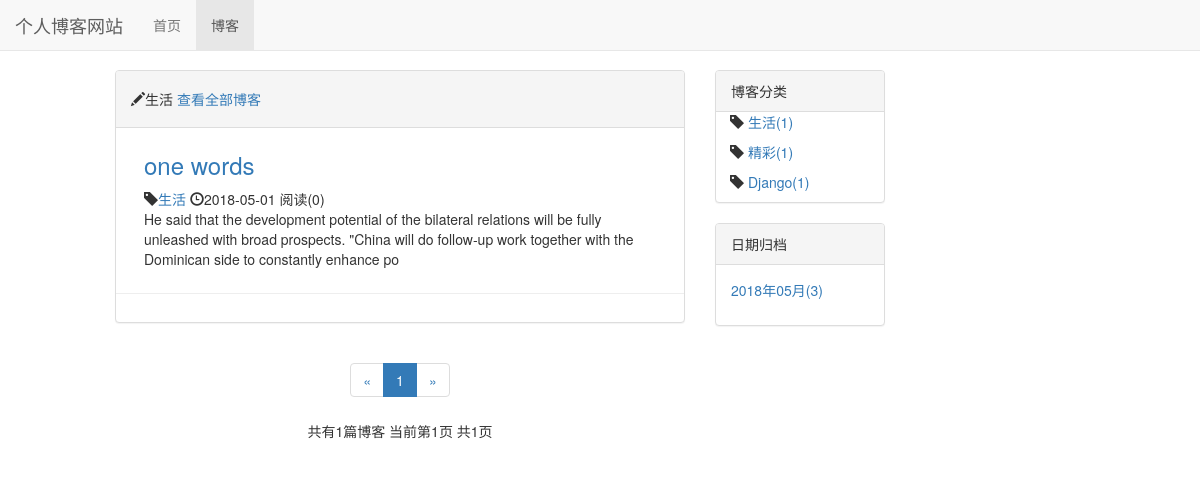
The page /blog/type/1 on the database as committed earlier.
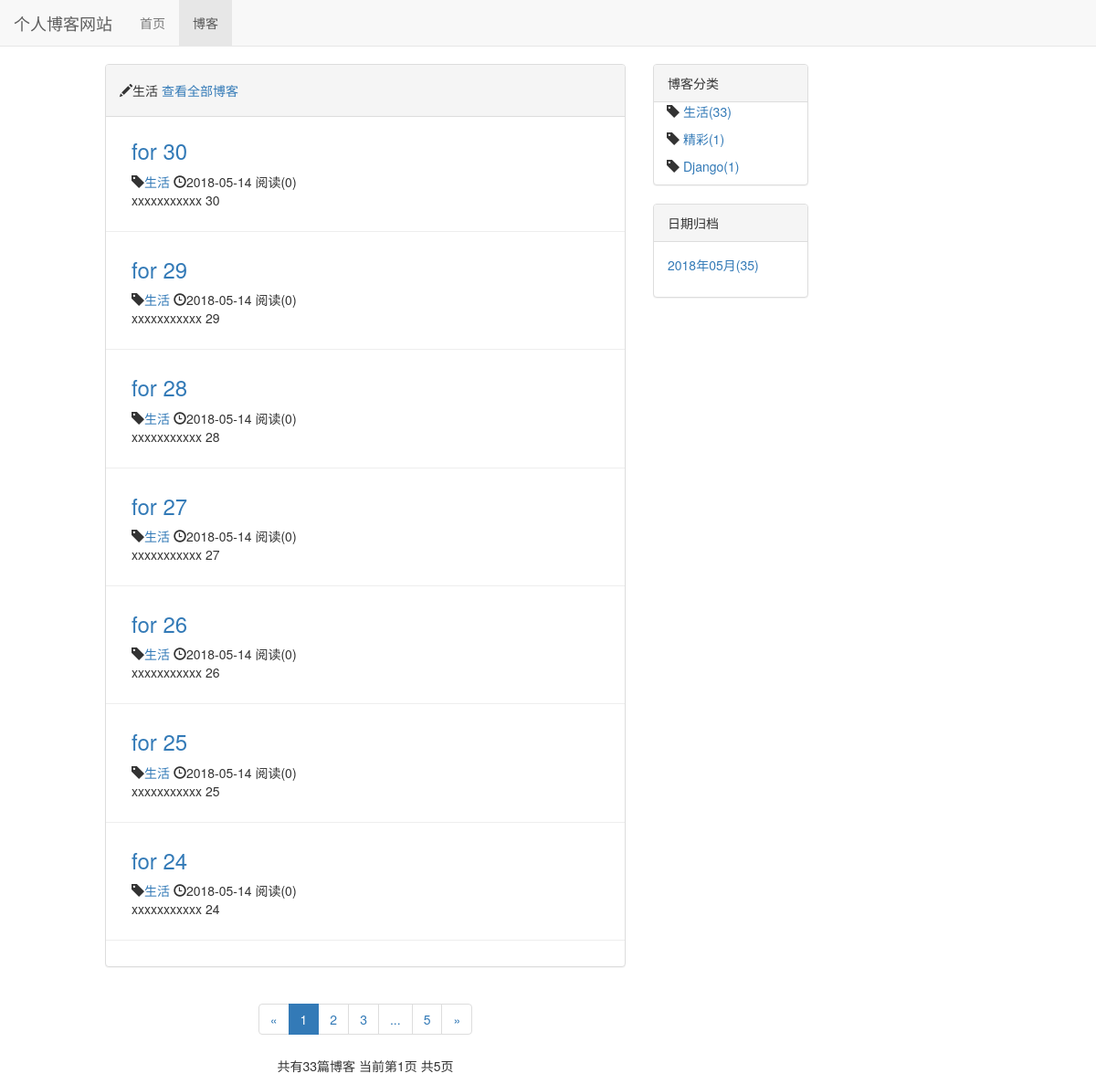
The same page on the database as committed later.
### blog/models.py (models this page shows, shortened)
class BlogType(models.Model):
    type_name = models.CharField(max_length= 10)
    def __str__(self):
        return self.type_name

class Blog(models.Model,ReadNumExpandMethod):
    title = models.CharField(max_length=50)
    type_name = models.ForeignKey(BlogType,on_delete = models.DO_NOTHING)
    content = RichTextUploadingField()
    author = models.ForeignKey(User,on_delete=models.DO_NOTHING)
    read_datails = GenericRelation(ReadDetail)
    created_time = models.DateTimeField(auto_now_add = True)
    last_update_time =models.DateTimeField(auto_now = True)
    class Meta:
        ordering = ['-created_time']

### blog/views.py (the view)
# urls.py: path('type/<int:type_pk>',blogs_type,name = 'blogs_type'),
def blogs_type(request,type_pk):
    blog_type = get_object_or_404(BlogType,pk = type_pk)
    blogs_all_list = Blog.objects.filter(type_name = blog_type)
    context = blog_public_basc(request,blogs_all_list)
    context['blog_type'] = blog_type
    return render_to_response('blog/blogs_type.html',context)

### read_statistics/models.py (called while the page is built)
    def get_read_num(self):
        try:
            ct = ContentType.objects.get_for_model(self)
            readnum = ReadNum.objects.get(content_type=ct,object_id = self.pk)
            return readnum.read_num
        except exceptions.ObjectDoesNotExist:
            return 0

### blog/templates/blog/blogs_type.html (shortened to what this page needs)
{% extends 'blog/blog_list.html' %}
{% block blog_list_title %}
<h5>
    <span class="glyphicon glyphicon-pencil"></span>{{ blog_type.type_name }}
    <a href="{% url 'blog_list'%}">查看全部博客</a>
</h5>
{% endblock %}

### blog/templates/blog/blog_list.html (shortened to what this page needs)
{% extends 'base.html' %}
{% load staticfiles %}
{% block nav_blog %}active{% endblock %}
{% block style_css %}
    <link rel="stylesheet" href="{% static 'blog.css' %}">
{% endblock %}
{% block content %}
    <div class="container-fluid">
        <div class="row">
            <div class="col-xs-12 col-sm-6 col-xs-offset-1">
                <div class="panel panel-default">
                    <div class="panel-heading">{% block blog_list_title %}博客{% endblock %}</div>
                    <div class="panel-boby">
                        {% for blog in blogs %}
                        <div class="blog">
                           <h3><a href="{% url 'blog_datail' blog.pk %}">{{ blog.title }}</a></h3>
                            <p class="blog-info">
                                <span class="glyphicon glyphicon-tag"></span><a href="{% url 'blogs_type' blog.type_name.pk %}">{{blog.type_name}}</a>
                                <span class="glyphicon glyphicon-time"></span>{{blog.created_time|date:"Y-m-d"}}
                                阅读({{blog.get_read_num }})
                            </p>
                            <p>{{ blog.content|striptags|safe|truncatechars:200}}</p>
                        </div>
                        {% empty%}
                            <div class="blog">
                                <h3>-- 暂无博客 --</h3>
                            </div>
                        {% endfor %}
                    </div>
                </div>
                <div class="paginator">
                      <ul class="pagination">
                        <li>
                            {% if page_of_blogs.has_previous %}
                                <a href="?page={{page_of_blogs.previous_page_number}}" aria-label="Previous">
                                    <span aria-hidden="true">&laquo;</span>
                                </a>
                            {% else %}
                                <span aria-hidden="true">&laquo;</span>
                            {% endif %}
                         </li>
                    {% for page_num in page_range %}
                          {% if page_num == page_of_blogs.number %}
                                <li class="active"><span>{{ page_num }}</span></li>
                          {% else %}
                                {% if page_num == '...'%}
                                    <li><span>{{ page_num }}</span></li>
                                {% else %}
                                    <li><a href="?page={{ page_num }}">{{ page_num }}</a></li>
                                {% endif %}
                          {% endif %}
                    {% endfor %}
                        <li>
                            {% if page_of_blogs.has_next %}
                                <a href="?page={{page_of_blogs.next_page_number}}" aria-label="Next">
                                    <span aria-hidden="true">&raquo;</span>
                                </a>
                            {% else %}
                                <span aria-hidden="true">&raquo;</span>
                            {% endif %}
                        </li>
                      </ul>
                    <p>
                        共有{{ page_of_blogs.paginator.count }}篇博客
                        当前第{{ page_of_blogs.number }}页 共{{ page_of_blogs.paginator.num_pages }}页
                    </p>
                </div>
            </div>
            <div class="hidden-xs col-sm-2">
                <div class="panel panel-default">
                    <div class="panel-heading">博客分类</div>
                    <div class="panel-boby">
                        {% for types in type_name %}
                        <ul class="blog_types">
                            <li>
                                <span class="glyphicon glyphicon-tag"></span>
                                <a href="{% url 'blogs_type' types.pk %}">{{types.type_name}}({{types.blog_count}})</a>
                            </li>
                        </ul>
                        {% endfor %}
                    </div>
                </div>
                <div class="panel panel-default">
                    <div class="panel-heading">日期归档</div>
                    <div class="panel-body">
                        <ul>
                            {% for blog_date,blog_count in blog_dates.items %}
                            <li><a href="{% url 'blog_date' blog_date.year blog_date.month%}">
                                {{blog_date|date:"Y年m月"}}({{ blog_count }})
                            <a></li>
                            {% endfor %}
                        </ul>
                    </div>
                </div>
            </div>
        </div>
    </div>
{% endblock %}

### templates/base.html (shortened to what this page needs)
{% load staticfiles %}
<!DOCTYPE html>
<html lang="zh-CN">
<head>
    <link rel="stylesheet" href="{% static 'base.css'%}">
    <link rel="stylesheet" href="{% static 'bootstrap-3.3.7-dist/css/bootstrap.min.css'%}">
    {% block style_css %}{% endblock %}
</head>
<body>
    <div class="navbar navbar-default navbar-fixed-top" role="navigation">
        <div class="container-fluid">
            <div class="navbar-header">
                <a class="navbar-brand" href="{% url 'home' %}">个人博客网站</a>
            </div>
            <div id="navbar-collapse" class="collapse navbar-collapse" >
                <ul class="nav navbar-nav">
                    <li class="{% block nav_home %}{% endblock %}"><a href="{% url 'home' %}">首页</a></li>
                    <li class="{% block nav_blog %}{% endblock %}"><a href="{% url 'blog_list'%}">博客</a></li>
                </ul>
            </div>
        </div>
    </div>
    {% block content %}{% endblock %}
</body>
</html>

### static/base.css (style rules this page uses)
* { margin:0; padding:0; }
body { margin-top:70px!important; }
ul { list-style-type:none }

### blog/static/blog.css (style rules this page uses)
ul.blog_types { list-style-type:none; padding-right:1em; padding-left:1em; }
div.blog { margin-bottom:2em; padding-bottom:1em; padding-right:2em; padding-left:2em; border-bottom:1px solid #eee; }
div.blog h3 { margin-top:1em; }
div.blog p.blog-info { margin-bottom:0; }
div.paginator { text-align:center }

Rows that differ between the two databases and show on the page:
no longer on this page (row unchanged): Blog: title "one words", type_name "生活", created_time "2018-05-01", get_read_num "0", content "He said that the development potential of the bilateral relations will be fully unleashed with broad prospects. \"China will do follow-up work together with the Dominican side to constantly enhance po"
computed for BlogType "生活": blog_count "1" → "33"
added Blog: title "for 30", type_name "生活", created_time "2018-05-14", get_read_num "0", content "xxxxxxxxxxx 30"
added Blog: title "for 29", type_name "生活", created_time "2018-05-14", get_read_num "0", content "xxxxxxxxxxx 29"
added Blog: title "for 28", type_name "生活", created_time "2018-05-14", get_read_num "0", content "xxxxxxxxxxx 28"
added Blog: title "for 27", type_name "生活", created_time "2018-05-14", get_read_num "0", content "xxxxxxxxxxx 27"
added Blog: title "for 26", type_name "生活", created_time "2018-05-14", get_read_num "0", content "xxxxxxxxxxx 26"
added Blog: title "for 25", type_name "生活", created_time "2018-05-14", get_read_num "0", content "xxxxxxxxxxx 25"
added Blog: title "for 24", type_name "生活", created_time "2018-05-14", get_read_num "0", content "xxxxxxxxxxx 24"
Other text that changed with them:
{{ page_of_blogs.paginator.count }}: "1" → "33"
{{ page_of_blogs.paginator.num_pages }}: "1" → "5"
new list line: "2"
new list line: "3"
new list line: "5"
new list line: "2018年05月 ( 35 )"
list line gone: "2018年05月 ( 3 )"
